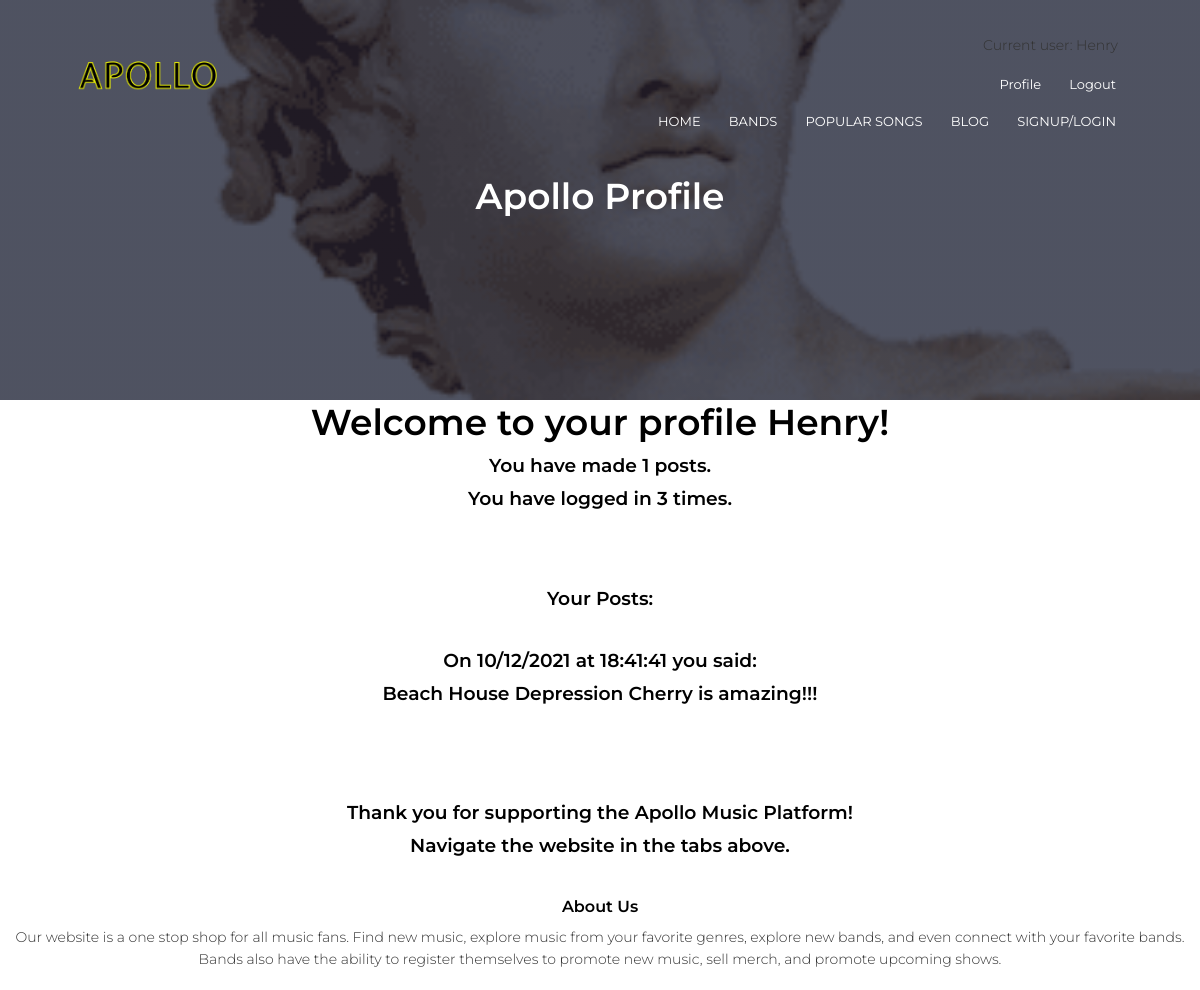
The page /profile (signed in) on the database its author committed.
### models.py (models this page shows)
class User(UserMixin, db.Model):
    __tablename__ = 'user'
    id = db.Column(db.Integer, primary_key=True)
    email = db.Column(db.String(100), unique=True)
    password = db.Column(db.String(100))
    name = db.Column(db.String(100))
    account_type = db.Column(db.String(100))
    num_logins = db.Column(db.Integer)
    num_posts = db.Column(db.Integer)

class Blog(db.Model):
    __tablename__ = 'blog'
    id = db.Column(db.Integer, primary_key=True)
    user_id = db.Column(db.Integer)
    date = db.Column(db.String(100))
    time = db.Column(db.String(100))
    post = db.Column(db.String(300))

### main.py (the view)
@main.route('/profile')
def reg_profile():
    return render_template('profile.html', blog=Blog)

### __init__.py (called while the page is built)
def create_app():
    app = Flask(__name__)
    app.config['SECRET_KEY'] = 'secret-key-goes-here'
    app.config['SQLALCHEMY_DATABASE_URI'] = 'sqlite:///db.sqlite'
    db.init_app(app)
    from .auth import auth as auth_blueprint
    app.register_blueprint(auth_blueprint)
    from .main import main as main_blueprint
    app.register_blueprint(main_blueprint)
    login_manager = LoginManager()
    login_manager.login_view = 'auth.login'
    login_manager.init_app(app)
    from .models import User
    @login_manager.user_loader
    def load_user(id):
        if User.query.get(int(id)):
            return User.query.get(int(id))
    with app.app_context():
        db.create_all()
        db.session.commit()
    return app

### templates/profile.html (shortened to what this page needs)
{% extends "header.html" %}
	{% block title %} Apollo Profile {% endblock %}
{% block content %}
<section>
	{% if current_user.is_authenticated %}
		<h1 class="title" style="text-align: center"> Welcome to your profile {{ current_user.name }}!</h1>
		<h3>You have made {{ current_user.num_posts }} posts.</h3>
		<h3>You have logged in {{ current_user.num_logins }} times.</h3>
		<br><br><br>
		{% if current_user.num_posts > 0 %}
			<h3>Your Posts:</h3>
			<br>
			{% for post in blog.query.filter_by(user_id=current_user.id) %}
				<h3>On {{ post.date }} at {{ post.time }} you said:</h3>
				<h3>{{ post.post }}</h3>
				<br>
			{% endfor %}
		{% endif%}
		<br><br><br>
		<h3>Thank you for supporting the Apollo Music Platform!</h3>
		<h3>Navigate the website in the tabs above.</h3>
	{% endif %}
</section>
{% endblock %}

### templates/header.html (shortened to what this page needs)
<!DOCTYPE html>
<html>
<head>
    <link rel="stylesheet" href="https://stackpath.bootstrapcdn.com/font-awesome/4.7.0/css/font-awesome.min.css">
    <section class="sub-header">
        <nav>
            <a href="{{ url_for('main.index') }}"><img src="{{ url_for('static', filename='images/logo.png') }}" width="100" heigth="40" ></a>
            <div class="nav-links" id="navLinks">
            {% if current_user.is_authenticated %}
                <p>Current user: {{current_user.name }}</p>
                <ul>
                    <li><a href="{{ url_for('main.reg_profile') }}">Profile</a></li>
                    <li><a href="{{ url_for('auth.logout') }}">Logout</a></li>
                </ul>
            {% endif %}
                <ul>
                    <li><a href="{{ url_for('main.index') }}">HOME</a></li>
                    <li><a href="{{ url_for('main.bands') }}">BANDS</a></li>
                    <li><a href="{{ url_for('main.popular') }}">POPULAR SONGS</a></li>
                    <li><a href="{{ url_for('main.blog') }}">BLOG</a></li>
                    <li><a href="{{ url_for('main.singup_login_redir') }}">SIGNUP/LOGIN</a></li>
                </ul>
            </div>
        </nav>
        <h1>{% block title %} {% endblock %}</h1>
    </section>
</head>
<body>
    {% block content %} {% endblock %}
<section class="footer">
    <h4>About Us</h4>
    <p>Our website is a one stop shop for all music fans. Find new music, explore music from your favorite genres, explore new bands, and even connect with your favorite bands. Bands also have the ability to register themselves to promote new music, sell merch, and promote upcoming shows.</p>
</section>
</body>
    </html>

### rows shown on the page
User: name "Henry", num_posts "1", num_logins "3"
Blog: date "10/12/2021", time "18:41:41", post "Beach House Depression Cherry is amazing!!!"
